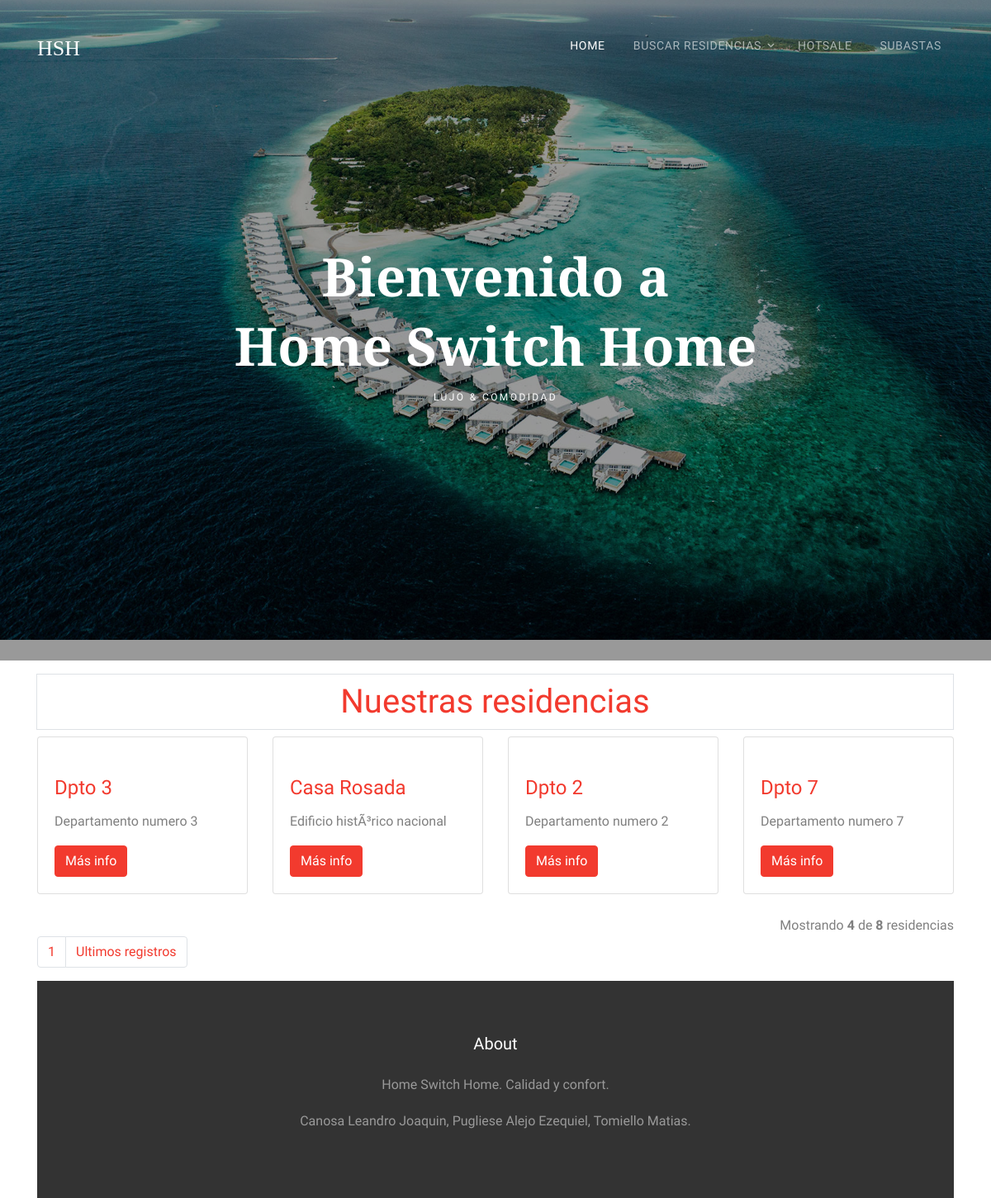
The page / on the database its author committed.
### tables this page shows
CREATE TABLE `residencia` (
  `id` int(11) NOT NULL,
  `nombre` varchar(45) NOT NULL,
  `precio` double NOT NULL,
  `foto` longblob NOT NULL,
  `capacidad` int(11) NOT NULL,
  `ubicacion` varchar(45) NOT NULL,
  `en_subasta` enum('si','no') NOT NULL,
  `en_hotsale` enum('si','no') NOT NULL,
  `descrip` text
);

### index.php (the view, shortened to what this page needs)
<!DOCTYPE html>
<html lang="en">
	<?php Include("DB.php"); $conexion = conectar(); ?>
  <head>
    <?php
      require('links.php');
    ?>
  </head>
  <body>
  <div class="site-wrap">
    <div class="site-navbar-wrap js-site-navbar bg-white">
      <div class="container">
        <div class="site-navbar bg-light">
          <div class="py-1">
            <div class="row align-items-center">
              <div class="col-2">
                <h2 class="mb-0 site-logo"><a href="index.php">HSH</a></h2>
              </div>
              <div class="col-10">
                <nav class="site-navigation text-right" role="navigation">
                  <div class="container">
                    <ul class="site-menu js-clone-nav d-none d-lg-block">
                      <li class="active">
                        <a href="index.php">Home</a>
                      </li>
                      <li class="has-children">
                        <a >Buscar Residencias</a>
                      </li>
                      <li><a href="hotsales.php">Hotsale</a></li>
                      <li><a href="subastas.php">Subastas</a></li>
                    </ul>
                  </div>
                </nav>
              </div>
            </div>
          </div>
        </div>
      </div>
    </div>
    <div class="slide-one-item home-slider owl-carousel">
      <div class="site-blocks-cover overlay" style="background-image: url(images/hero_1.jpg);" data-aos="fade" data-stellar-background-ratio="0.5">
        <div class="container">
          <div class="row align-items-center justify-content-center">
            <div class="col-md-7 text-center" data-aos="fade">
              <h1 class="mb-2">Bienvenido a </h1>
              <h1 class="mb-2">Home Switch Home</h1>
              <h2 class="caption">Lujo &amp; Comodidad</h2>
            </div>
          </div>
        </div>
      </div>
    </div>
	<?php
		$por_pagina = 4;
		if(isset($_GET['pagina'])){
			$pagina = $_GET['pagina'];
		}else{
			$pagina = 1;
		}
		$empieza = ($pagina - 1) * $por_pagina;
	 	$query = "SELECT * FROM residencia ORDER BY ubicacion LIMIT $empieza, $por_pagina";
	 	$resultado = mysqli_query($conexion, $query);
	?>
	<div class="container">
	  <h1 class='page-item'><a href='listadoResidencias.php' class='page-link' align ='center'>Nuestras residencias</a>
	  </h1>
	  <div class="row">
	  <?php
		while($registro = mysqli_fetch_assoc($resultado)){
			$id = $registro['id'];
	  ?>
	    <div class="col-lg-3 col-md-4 col-sm-6 mb-4">
	      <div class="card h-100">
		    <a href="residencia.php?id=<?php echo $id; ?>">
		    </a>
	        <div class="card-body">
		  	  <h4 class="card-title">
	            <a href="residencia.php?id= <?php echo $id; ?>">
	              <?php echo $registro['nombre']; ?>
	            </a>
	          </h4>
	          <p class="card-text">
			    <?php echo $registro['descrip']; ?>
			  </p>
	          <a class="btn btn-primary" href="residencia.php?id= <?php echo $id; ?>">Más info</a>
	        </div>
	      </div>
	    </div>
	  <?php } ?>
	</div>
	<?php
		$qry="SELECT * FROM residencia ORDER BY ubicacion ASC";
		$result = mysqli_query($conexion, $qry);
		$total_registros = mysqli_num_rows($result);
	?>
	<div class="clearfix">
	<?php
		if(isset($total_registros)) {
			$total_paginas= 1;
			if($total_registros>4){
				$j = 4;
				$total_paginas = ceil($total_registros / $por_pagina);
			}
			else
				$j = $total_registros;
	?>
    <div class="hint-text text-right">Mostrando <b><?php echo $j ?></b> de <b><?php echo $total_registros;?></b> residencias</div>
    <ul class="pagination">
	<?php
		for($i=1; $i < $total_paginas; $i++){
				echo "<li class='page-item'>
						<a href='index.php?pagina=".$i."' class='page-link'>".$i."</a>
					  </li>";
		}
   if($total_registros>4){
    echo "<li class='page-item' ><a href='index.php?pagina=$total_paginas' class='page-link'>".'Ultimos registros'."</a></li>";
    }
	?>
	</ul>
  <?php
	} ?>
	</div>
    <footer class="site-footer">
			<div class="container">
				<div class="row text-center">
					<div class="col-md-12">
						<h3 class="footer-heading mb-4 text-white">About</h3>
						<p>Home Switch Home. Calidad y confort.</p>
					</div>
				</div>
				<div class="row text-center">
					<div class="col-md-12">
						<p>
							Canosa Leandro Joaquin, Pugliese Alejo Ezequiel, Tomiello Matias.
						</p>
					</div>
				</div>
			</div>
		</footer>
  </div>
  </body>
</html>

### css/style.css (style rules this page uses)
body { line-height: 1.7; color: rgba(0, 0, 0, 0.5); font-weight: 400; font-size: 1rem; font-family: "Work Sans", -apple-system, BlinkMacSystemFont, "Segoe UI", Roboto, "Helvetica Neue", Arial, sans-serif, "Apple Color Emoji", "Segoe UI Emoji", "Segoe UI Symbol", "Noto Color Emoji"; }
h1, h2, h3, h4, h5, .h1, .h2, .h3, .h4, .h5 { color: #000; }
a { -webkit-transition: .3s all ease; -o-transition: .3s all ease; transition: .3s all ease; }
.site-wrap:before { -webkit-transition: .3s all ease-in-out; -o-transition: .3s all ease-in-out; transition: .3s all ease-in-out; background: rgba(0, 0, 0, 0.6); content: ""; position: absolute; z-index: 2000; top: 0; left: 0; right: 0; bottom: 0; opacity: 0; visibility: hidden; }
.btn { position: relative; top: 0; }
.site-footer { padding: 4em 0; background-size: cover; background-position: center center; background-repeat: no-repeat; color: rgba(255, 255, 255, 0.5); position: relative; }
.site-footer:before { position: absolute; content: ""; background: rgba(0, 0, 0, 0.8); top: 0; left: 0; right: 0; bottom: 0; }
.site-footer .footer-heading { font-size: 20px; }
.site-navbar-top, .site-navbar { border-bottom: 1px solid rgba(0, 0, 0, 0.1); }
.site-navbar { margin-bottom: 0px; width: 100%; border-bottom: none; background: transparent !important; }
.site-navbar .site-logo { font-weight: 200; font-family: "Playfair Display"; }
.site-navbar .site-logo a { font-weight: 200; font-size: 26px; }
.site-navbar .site-navigation .site-menu { margin-bottom: 0; }
.site-navbar .site-navigation .site-menu a { text-decoration: none !important; display: inline-block; }
.site-navbar .site-navigation .site-menu > li { display: inline-block; padding: 10px 5px; }
.site-navbar .site-navigation .site-menu > li > a { padding: 10px 10px; text-transform: uppercase; letter-spacing: .05em; color: rgba(0, 0, 0, 0.6); font-size: 14px !important; text-decoration: none !important; }
.site-navbar .site-navigation .site-menu > li:last-child { padding-right: 0; }
.site-navbar .site-navigation .site-menu > li:last-child > a { padding-right: 0; }
.site-navbar .site-navigation .site-menu > li.active > a { color: #fff !important; }
.site-navbar .site-navigation .site-menu .has-children { position: relative; }
.site-navbar .site-navigation .site-menu .has-children > a { position: relative; padding-right: 20px; }
.site-navbar .site-navigation .site-menu .has-children > a:before { position: absolute; content: "\e313"; font-size: 16px; top: 50%; right: 0; -webkit-transform: translateY(-50%); -ms-transform: translateY(-50%); transform: translateY(-50%); font-family: 'icomoon'; }
.site-navbar .site-navigation .site-menu .has-children a { text-transform: uppercase; }
.site-navbar-wrap { background: transparent !important; position: fixed; z-index: 99; width: 100%; padding: 20px 0; margin-bottom: 113px; left: 0; -webkit-transition: .3s all ease; -o-transition: .3s all ease; transition: .3s all ease; }
.site-navbar-wrap .site-navbar .site-logo a { color: #fff; }
.site-navbar-wrap .site-navbar .site-navigation .site-menu > li > a { color: rgba(255, 255, 255, 0.6); font-size: 15px; }
.site-mobile-menu .site-nav-wrap { padding: 0; margin: 0; list-style: none; position: relative; }
.site-mobile-menu .site-nav-wrap a { padding: 10px 20px; display: block; position: relative; color: #212529; }
.site-mobile-menu .site-nav-wrap li { position: relative; display: block; }
.site-mobile-menu .site-nav-wrap li.active > a { color: #f23a2e; }
.site-mobile-menu .site-nav-wrap > li { display: block; position: relative; float: left; width: 100%; }
.site-mobile-menu .site-nav-wrap > li > a { padding-left: 20px; font-size: 20px; }
.site-blocks-cover { background-size: cover; background-repeat: no-repeat; background-position: center center; }
.site-blocks-cover.overlay { position: relative; }
.site-blocks-cover.overlay:before { position: absolute; content: ""; left: 0; bottom: 0; right: 0; top: 0; background: rgba(0, 0, 0, 0.4); }
.site-blocks-cover, .site-blocks-cover .row { min-height: 600px; height: calc(100vh); }
.site-blocks-cover h1 { color: #fff; font-size: 3rem; font-family: "Playfair Display"; }
@media (min-width: 768px) { .site-blocks-cover h1 { font-size: 4rem; font-weight: 900; line-height: 1.2; } }
.block-13, .block-14, .block-15, .slide-one-item { position: relative; z-index: 1; }
.caption { text-transform: uppercase; letter-spacing: .2em; font-size: 12px; padding: 7px 10px; color: #fff; display: inline-block; }

### rows shown on the page
residencia: nombre "Dpto 3", descrip "Departamento numero 3"
residencia: nombre "Casa Rosada", descrip "Edificio histÃ³rico nacional"
residencia: nombre "Dpto 2", descrip "Departamento numero 2"
residencia: nombre "Dpto 7", descrip "Departamento numero 7"

### other values the page prints
$j "4"
$total_registros "8"
